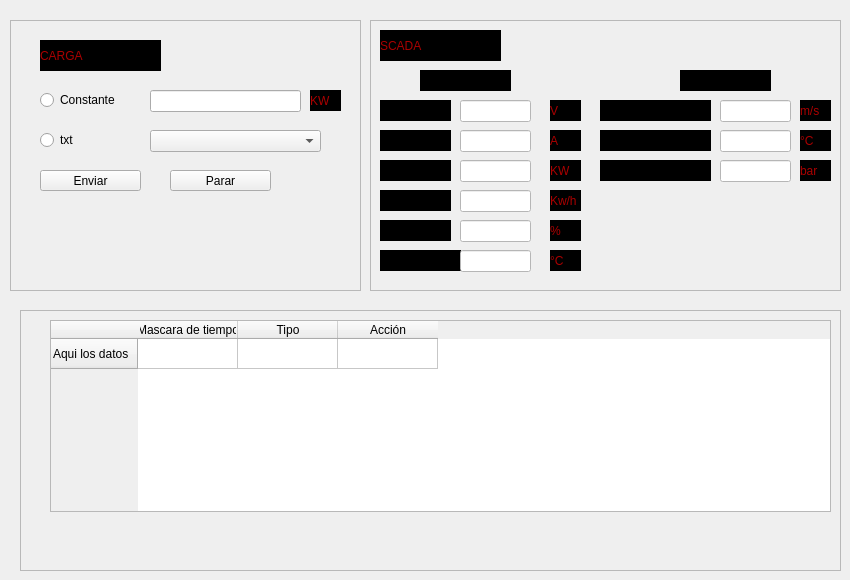
               <widget class="QWidget" name="page">
                <widget class="QFrame" name="frame_2">
                 <property name="geometry">
                  <rect>
                   <x>10</x>
                   <y>20</y>
                   <width>351</width>
                   <height>271</height>
                  </rect>
                 </property>
                 <property name="frameShape">
                  <enum>QFrame::StyledPanel</enum>
                 </property>
                 <property name="frameShadow">
                  <enum>QFrame::Raised</enum>
                 </property>
                 <widget class="QPushButton" name="pushButton_3">
                  <property name="geometry">
                   <rect>
                    <x>30</x>
                    <y>150</y>
                    <width>101</width>
                    <height>21</height>
                   </rect>
                  </property>
                  <property name="styleSheet">
                   <string notr="true">font: 10pt &quot;Segoe UI&quot;;</string>
                  </property>
                  <property name="text">
                   <string>Enviar</string>
                  </property>
                 </widget>
                 <widget class="QPushButton" name="pushButton_4">
                  <property name="geometry">
                   <rect>
                    <x>160</x>
                    <y>150</y>
                    <width>101</width>
                    <height>21</height>
                   </rect>
                  </property>
                  <property name="styleSheet">
                   <string notr="true">font: 10pt &quot;Segoe UI&quot;;</string>
                  </property>
                  <property name="text">
                   <string>Parar</string>
                  </property>
                 </widget>
                 <widget class="QRadioButton" name="radioButton">
                  <property name="geometry">
                   <rect>
                    <x>30</x>
                    <y>70</y>
                    <width>89</width>
                    <height>20</height>
                   </rect>
                  </property>
                  <property name="text">
                   <string>Constante</string>
                  </property>
                 </widget>
                 <widget class="QRadioButton" name="radioButton_2">
                  <property name="geometry">
                   <rect>
                    <x>30</x>
                    <y>110</y>
                    <width>89</width>
                    <height>20</height>
                   </rect>
                  </property>
                  <property name="text">
                   <string>txt</string>
                  </property>
                 </widget>
                 <widget class="QComboBox" name="comboBox">
                  <property name="geometry">
                   <rect>
                    <x>140</x>
                    <y>110</y>
                    <width>171</width>
                    <height>22</height>
                   </rect>
                  </property>
                 </widget>
                 <widget class="QLineEdit" name="lineEdit_2">
                  <property name="geometry">
                   <rect>
                    <x>140</x>
                    <y>70</y>
                    <width>151</width>
                    <height>22</height>
                   </rect>
                  </property>
                 </widget>
                 <widget class="QLabel" name="label_25">
                  <property name="geometry">
                   <rect>
                    <x>300</x>
                    <y>70</y>
                    <width>31</width>
                    <height>21</height>
                   </rect>
                  </property>
                  <property name="styleSheet">
                   <string notr="true">color: rgb(170, 0, 0);
background-color: rgb(0, 0, 0);
font: 700 14pt &quot;Segoe UI&quot;;</string>
                  </property>
                  <property name="text">
                   <string>KW</string>
                  </property>
                 </widget>
                 <widget class="QLabel" name="label_27">
                  <property name="geometry">
                   <rect>
                    <x>30</x>
                    <y>20</y>
                    <width>121</width>
                    <height>31</height>
                   </rect>
                  </property>
                  <property name="styleSheet">
                   <string notr="true">background-color: rgb(0, 0, 0);
color: rgb(170, 0, 0);</string>
                  </property>
                  <property name="text">
                   <string>CARGA</string>
                  </property>
                 </widget>
                </widget>
                <widget class="QFrame" name="frame_3">
                 <property name="geometry">
                  <rect>
                   <x>370</x>
                   <y>20</y>
                   <width>471</width>
                   <height>271</height>
                  </rect>
                 </property>
                 <property name="frameShape">
                  <enum>QFrame::StyledPanel</enum>
                 </property>
                 <property name="frameShadow">
                  <enum>QFrame::Raised</enum>
                 </property>
                 <widget class="QLabel" name="label_2">
                  <property name="geometry">
                   <rect>
                    <x>10</x>
                    <y>10</y>
                    <width>121</width>
                    <height>31</height>
                   </rect>
                  </property>
                  <property name="styleSheet">
                   <string notr="true">background-color: rgb(0, 0, 0);
color: rgb(170, 0, 0);</string>
                  </property>
                  <property name="text">
                   <string>SCADA</string>
                  </property>
                 </widget>
                 <widget class="QLabel" name="label_3">
                  <property name="geometry">
                   <rect>
                    <x>10</x>
                    <y>80</y>
                    <width>71</width>
                    <height>21</height>
                   </rect>
                  </property>
                  <property name="styleSheet">
                   <string notr="true">font: 10pt &quot;Segoe UI&quot;;
background-color: rgb(0, 0, 0);</string>
                  </property>
                  <property name="text">
                   <string>VOLTAJE</string>
                  </property>
                 </widget>
                 <widget class="QLabel" name="label_4">
                  <property name="geometry">
                   <rect>
                    <x>10</x>
                    <y>110</y>
                    <width>71</width>
                    <height>21</height>
                   </rect>
                  </property>
                  <property name="styleSheet">
                   <string notr="true">font: 10pt &quot;Segoe UI&quot;;
background-color: rgb(0, 0, 0);</string>
                  </property>
                  <property name="text">
                   <string>CORRIENTE</string>
                  </property>
                 </widget>
                 <widget class="QLabel" name="label_5">
                  <property name="geometry">
                   <rect>
                    <x>10</x>
                    <y>140</y>
                    <width>71</width>
                    <height>21</height>
                   </rect>
                  </property>
                  <property name="styleSheet">
                   <string notr="true">font: 10pt &quot;Segoe UI&quot;;
background-color: rgb(0, 0, 0);</string>
                  </property>
                  <property name="text">
                   <string>POTENCIA</string>
                  </property>
                 </widget>
                 <widget class="QLabel" name="label_8">
                  <property name="geometry">
                   <rect>
                    <x>10</x>
                    <y>170</y>
                    <width>71</width>
                    <height>21</height>
                   </rect>
                  </property>
                  <property name="styleSheet">
                   <string notr="true">font: 10pt &quot;Segoe UI&quot;;
background-color: rgb(0, 0, 0);</string>
                  </property>
                  <property name="text">
                   <string>ENERGÍA</string>
                  </property>
                 </widget>
                 <widget class="QLabel" name="label_9">
                  <property name="geometry">
                   <rect>
                    <x>10</x>
                    <y>200</y>
                    <width>71</width>
                    <height>21</height>
                   </rect>
                  </property>
                  <property name="styleSheet">
                   <string notr="true">font: 10pt &quot;Segoe UI&quot;;
background-color: rgb(0, 0, 0);</string>
                  </property>
                  <property name="text">
                   <string>EFICIENCIA</string>
                  </property>
                 </widget>
                 <widget class="QLabel" name="label_10">
                  <property name="geometry">
                   <rect>
                    <x>10</x>
                    <y>230</y>
                    <width>81</width>
                    <height>21</height>
                   </rect>
                  </property>
                  <property name="styleSheet">
                   <string notr="true">font: 8pt &quot;Segoe UI&quot;;
background-color: rgb(0, 0, 0);</string>
                  </property>
                  <property name="text">
                   <string>TEMPERATURA</string>
                  </property>
                 </widget>
                 <widget class="QLineEdit" name="lineEdit_3">
                  <property name="geometry">
                   <rect>
                    <x>90</x>
                    <y>80</y>
                    <width>71</width>
                    <height>22</height>
                   </rect>
                  </property>
                  <property name="styleSheet">
                   <string notr="true">background-color: rgb(255, 255, 255);
color: rgb(0, 0, 0);</string>
                  </property>
                  <property name="text">
                   <string/>
                  </property>
                 </widget>
                 <widget class="QLabel" name="label_11">
                  <property name="geometry">
                   <rect>
                    <x>50</x>
                    <y>50</y>
                    <width>91</width>
                    <height>21</height>
                   </rect>
                  </property>
                  <property name="styleSheet">
                   <string notr="true">font: 10pt &quot;Segoe UI&quot;;
background-color: rgb(0, 0, 0);</string>
                  </property>
                  <property name="text">
                   <string>GENERADOR</string>
                  </property>
                 </widget>
                 <widget class="QLabel" name="label_12">
                  <property name="geometry">
                   <rect>
                    <x>310</x>
                    <y>50</y>
                    <width>91</width>
                    <height>21</height>
                   </rect>
                  </property>
                  <property name="styleSheet">
                   <string notr="true">font: 10pt &quot;Segoe UI&quot;;
background-color: rgb(0, 0, 0);</string>
                  </property>
                  <property name="text">
                   <string>HIDRÓGENO</string>
                  </property>
                 </widget>
                 <widget class="QLineEdit" name="lineEdit_4">
                  <property name="geometry">
                   <rect>
                    <x>90</x>
                    <y>110</y>
                    <width>71</width>
                    <height>22</height>
                   </rect>
                  </property>
                  <property name="styleSheet">
                   <string notr="true">background-color: rgb(255, 255, 255);
color: rgb(0, 0, 0);</string>
                  </property>
                 </widget>
                 <widget class="QLineEdit" name="lineEdit_5">
                  <property name="geometry">
                   <rect>
                    <x>90</x>
                    <y>140</y>
                    <width>71</width>
                    <height>22</height>
                   </rect>
                  </property>
                  <property name="styleSheet">
                   <string notr="true">background-color: rgb(255, 255, 255);
color: rgb(0, 0, 0);</string>
                  </property>
                 </widget>
                 <widget class="QLineEdit" name="lineEdit_6">
                  <property name="geometry">
                   <rect>
                    <x>90</x>
                    <y>170</y>
                    <width>71</width>
                    <height>22</height>
                   </rect>
                  </property>
                  <property name="styleSheet">
                   <string notr="true">background-color: rgb(255, 255, 255);
color: rgb(0, 0, 0);</string>
                  </property>
                 </widget>
                 <widget class="QLineEdit" name="lineEdit_7">
                  <property name="geometry">
                   <rect>
                    <x>90</x>
                    <y>200</y>
                    <width>71</width>
                    <height>22</height>
                   </rect>
                  </property>
                  <property name="styleSheet">
                   <string notr="true">background-color: rgb(255, 255, 255);
color: rgb(0, 0, 0);</string>
                  </property>
                 </widget>
                 <widget class="QLineEdit" name="lineEdit_8">
                  <property name="geometry">
                   <rect>
                    <x>90</x>
                    <y>230</y>
                    <width>71</width>
                    <height>22</height>
                   </rect>
                  </property>
                  <property name="styleSheet">
                   <string notr="true">background-color: rgb(255, 255, 255);
color: rgb(0, 0, 0);</string>
                  </property>
                 </widget>
                 <widget class="QLabel" name="label_13">
                  <property name="geometry">
                   <rect>
                    <x>230</x>
                    <y>80</y>
                    <width>111</width>
                    <height>21</height>
                   </rect>
                  </property>
                  <property name="styleSheet">
                   <string notr="true">font: 10pt &quot;Segoe UI&quot;;
background-color: rgb(0, 0, 0);</string>
                  </property>
                  <property name="text">
                   <string>% VENTILADORES</string>
                  </property>
                 </widget>
                 <widget class="QLabel" name="label_14">
                  <property name="geometry">
                   <rect>
                    <x>230</x>
                    <y>110</y>
                    <width>111</width>
                    <height>21</height>
                   </rect>
                  </property>
                  <property name="styleSheet">
                   <string notr="true">font: 10pt &quot;Segoe UI&quot;;
background-color: rgb(0, 0, 0);</string>
                  </property>
                  <property name="text">
                   <string>TEMPERATURA</string>
                  </property>
                 </widget>
                 <widget class="QLabel" name="label_15">
                  <property name="geometry">
                   <rect>
                    <x>230</x>
                    <y>140</y>
                    <width>111</width>
                    <height>21</height>
                   </rect>
                  </property>
                  <property name="styleSheet">
                   <string notr="true">font: 10pt &quot;Segoe UI&quot;;
background-color: rgb(0, 0, 0);</string>
                  </property>
                  <property name="text">
                   <string>FLUJO DE H2</string>
                  </property>
                 </widget>
                 <widget class="QLineEdit" name="lineEdit_9">
                  <property name="geometry">
                   <rect>
                    <x>350</x>
                    <y>80</y>
                    <width>71</width>
                    <height>22</height>
                   </rect>
                  </property>
                  <property name="styleSheet">
                   <string notr="true">background-color: rgb(255, 255, 255);
color: rgb(0, 0, 0);</string>
                  </property>
                 </widget>
                 <widget class="QLineEdit" name="lineEdit_10">
                  <property name="geometry">
                   <rect>
                    <x>350</x>
                    <y>110</y>
                    <width>71</width>
                    <height>22</height>
                   </rect>
                  </property>
                  <property name="styleSheet">
                   <string notr="true">background-color: rgb(255, 255, 255);
color: rgb(0, 0, 0);</string>
                  </property>
                 </widget>
                 <widget class="QLineEdit" name="lineEdit_11">
                  <property name="geometry">
                   <rect>
                    <x>350</x>
                    <y>140</y>
                    <width>71</width>
                    <height>22</height>
                   </rect>
                  </property>
                  <property name="styleSheet">
                   <string notr="true">background-color: rgb(255, 255, 255);
color: rgb(0, 0, 0);</string>
                  </property>
                 </widget>
                 <widget class="QLabel" name="label_16">
                  <property name="geometry">
                   <rect>
                    <x>180</x>
                    <y>80</y>
                    <width>31</width>
                    <height>21</height>
                   </rect>
                  </property>
                  <property name="styleSheet">
                   <string notr="true">color: rgb(170, 0, 0);
background-color: rgb(0, 0, 0);
font: 700 14pt &quot;Segoe UI&quot;;</string>
                  </property>
                  <property name="text">
                   <string>V</string>
                  </property>
                 </widget>
                 <widget class="QLabel" name="label_17">
                  <property name="geometry">
                   <rect>
                    <x>180</x>
                    <y>110</y>
                    <width>31</width>
                    <height>21</height>
                   </rect>
                  </property>
                  <property name="styleSheet">
                   <string notr="true">color: rgb(170, 0, 0);
background-color: rgb(0, 0, 0);
font: 700 14pt &quot;Segoe UI&quot;;</string>
                  </property>
                  <property name="text">
                   <string>A</string>
                  </property>
                 </widget>
                 <widget class="QLabel" name="label_18">
                  <property name="geometry">
                   <rect>
                    <x>180</x>
                    <y>140</y>
                    <width>31</width>
                    <height>21</height>
                   </rect>
                  </property>
                  <property name="styleSheet">
                   <string notr="true">color: rgb(170, 0, 0);
background-color: rgb(0, 0, 0);
font: 700 14pt &quot;Segoe UI&quot;;</string>
                  </property>
                  <property name="text">
                   <string>KW</string>
                  </property>
                 </widget>
                 <widget class="QLabel" name="label_19">
                  <property name="geometry">
                   <rect>
                    <x>180</x>
                    <y>170</y>
                    <width>31</width>
                    <height>21</height>
                   </rect>
                  </property>
                  <property name="styleSheet">
                   <string notr="true">color: rgb(170, 0, 0);
background-color: rgb(0, 0, 0);
font: 700 10pt &quot;Segoe UI&quot;;</string>
                  </property>
                  <property name="text">
                   <string>Kw/h</string>
                  </property>
                 </widget>
                 <widget class="QLabel" name="label_20">
                  <property name="geometry">
                   <rect>
                    <x>180</x>
                    <y>200</y>
                    <width>31</width>
                    <height>21</height>
                   </rect>
                  </property>
                  <property name="styleSheet">
                   <string notr="true">color: rgb(170, 0, 0);
background-color: rgb(0, 0, 0);
font: 700 14pt &quot;Segoe UI&quot;;</string>
                  </property>
                  <property name="text">
                   <string>%</string>
                  </property>
                 </widget>
                 <widget class="QLabel" name="label_21">
                  <property name="geometry">
                   <rect>
                    <x>180</x>
                    <y>230</y>
                    <width>31</width>
                    <height>21</height>
                   </rect>
                  </property>
                  <property name="styleSheet">
                   <string notr="true">color: rgb(170, 0, 0);
background-color: rgb(0, 0, 0);
font: 700 14pt &quot;Segoe UI&quot;;</string>
                  </property>
                  <property name="text">
                   <string>°C</string>
                  </property>
                 </widget>
                 <widget class="QLabel" name="label_22">
                  <property name="geometry">
                   <rect>
                    <x>430</x>
                    <y>80</y>
                    <width>31</width>
                    <height>21</height>
                   </rect>
                  </property>
                  <property name="styleSheet">
                   <string notr="true">color: rgb(170, 0, 0);
background-color: rgb(0, 0, 0);
font: 700 12pt &quot;Segoe UI&quot;;</string>
                  </property>
                  <property name="text">
                   <string>m/s</string>
                  </property>
                 </widget>
                 <widget class="QLabel" name="label_23">
                  <property name="geometry">
                   <rect>
                    <x>430</x>
                    <y>110</y>
                    <width>31</width>
                    <height>21</height>
                   </rect>
                  </property>
                  <property name="styleSheet">
                   <string notr="true">color: rgb(170, 0, 0);
background-color: rgb(0, 0, 0);
font: 700 12pt &quot;Segoe UI&quot;;</string>
                  </property>
                  <property name="text">
                   <string>°C</string>
                  </property>
                 </widget>
                 <widget class="QLabel" name="label_24">
                  <property name="geometry">
                   <rect>
                    <x>430</x>
                    <y>140</y>
                    <width>31</width>
                    <height>21</height>
                   </rect>
                  </property>
                  <property name="styleSheet">
                   <string notr="true">color: rgb(170, 0, 0);
background-color: rgb(0, 0, 0);
font: 700 12pt &quot;Segoe UI&quot;;</string>
                  </property>
                  <property name="text">
                   <string>bar</string>
                  </property>
                 </widget>
                </widget>
                <widget class="QFrame" name="frame_6">
                 <property name="geometry">
                  <rect>
                   <x>20</x>
                   <y>310</y>
                   <width>821</width>
                   <height>261</height>
                  </rect>
                 </property>
                 <property name="frameShape">
                  <enum>QFrame::StyledPanel</enum>
                 </property>
                 <property name="frameShadow">
                  <enum>QFrame::Raised</enum>
                 </property>
                 <widget class="QTableWidget" name="tableWidget">
                  <property name="geometry">
                   <rect>
                    <x>30</x>
                    <y>10</y>
                    <width>781</width>
                    <height>192</height>
                   </rect>
                  </property>
                  <row>
                   <property name="text">
                    <string>Aqui los datos</string>
                   </property>
                  </row>
                  <column>
                   <property name="text">
                    <string>Mascara de tiempo</string>
                   </property>
                  </column>
                  <column>
                   <property name="text">
                    <string>Tipo</string>
                   </property>
                  </column>
                  <column>
                   <property name="text">
                    <string>Acción</string>
                   </property>
                  </column>
                 </widget>
                </widget>
               </widget>
